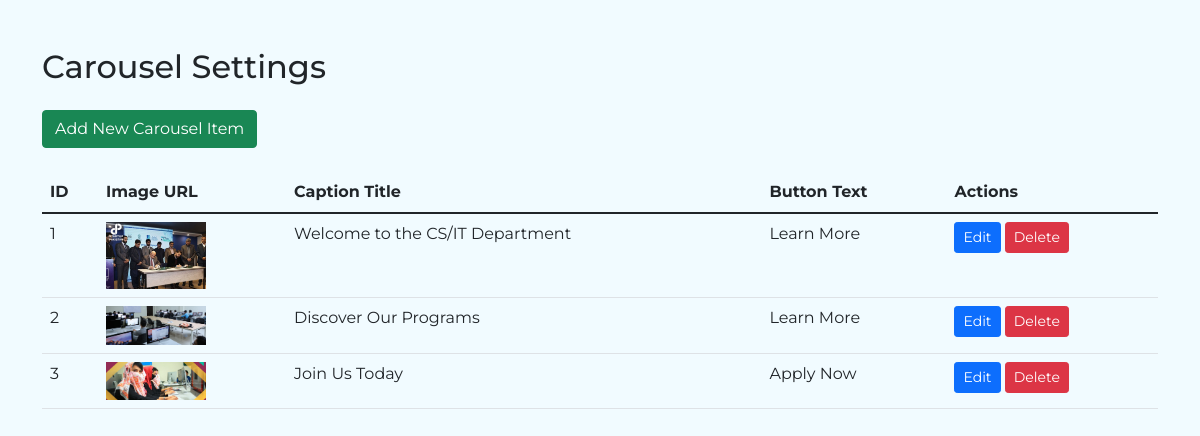
The app's page /landing_page/settings/carousel_settings.php with its own data.
### tables this page shows
CREATE TABLE IF NOT EXISTS carousel (
    id INT AUTO_INCREMENT PRIMARY KEY,
    image_url VARCHAR(255) NOT NULL,
    caption_title VARCHAR(255) NOT NULL,
    caption_text TEXT NOT NULL,
    button_text VARCHAR(50),
    button_link VARCHAR(255)
);

### landing_page/settings/carousel_settings.php (the view, shortened to what this page needs)
<?php
include '../db_connection.php';
$query = "SELECT * FROM carousel";
$result = mysqli_query($conn, $query);
$carousel_items = mysqli_fetch_all($result, MYSQLI_ASSOC);
?>
<!DOCTYPE html>
<html lang="en">
<head>
    <link href="../css/bootstrap.min.css" rel="stylesheet">
    <link rel="stylesheet" href="css/style.css">
</head>
<body>
    <div class="container mt-5">
        <h2 class="mb-4">Carousel Settings</h2>
        <button class="btn btn-success mb-4" data-bs-toggle="modal" data-bs-target="#addModal">Add New Carousel Item</button>
        <table class="table">
            <thead>
                <tr>
                    <th>ID</th>
                    <th>Image URL</th>
                    <th>Caption Title</th>
                    <th>Button Text</th>
                    <th>Actions</th>
                </tr>
            </thead>
            <tbody>
                <?php foreach ($carousel_items as $item): ?>
                    <tr>
                        <td><?= htmlspecialchars($item['id']); ?></td>
                        <td><img src="<?= htmlspecialchars($item['image_url']); ?>" alt="Image" style="width: 100px;"></td>
                        <td><?= htmlspecialchars($item['caption_title']); ?></td>
                        <td><?= htmlspecialchars($item['button_text']); ?></td>
                        <td>
                            <button class="btn btn-primary btn-sm" data-bs-toggle="modal" data-bs-target="#editModal<?= htmlspecialchars($item['id']); ?>">Edit</button>
                            <button class="btn btn-danger btn-sm delete-btn" data-id="<?= htmlspecialchars($item['id']); ?>">Delete</button>
                        </td>
                    </tr>
                <?php endforeach; ?>
            </tbody>
        </table>
    </div>
</body>
</html>

### _extra_one/css/style.css (style rules this page uses)
* { font-family: 'Montserrat', sans-serif; }
body { background: #f1fbff; }

### records on screen
carousel: id "1", image_url (picture), caption_title "Welcome to the CS/IT Department", button_text "Learn More"
carousel: id "2", image_url (picture), caption_title "Discover Our Programs", button_text "Learn More"
carousel: id "3", image_url (picture), caption_title "Join Us Today", button_text "Apply Now"
